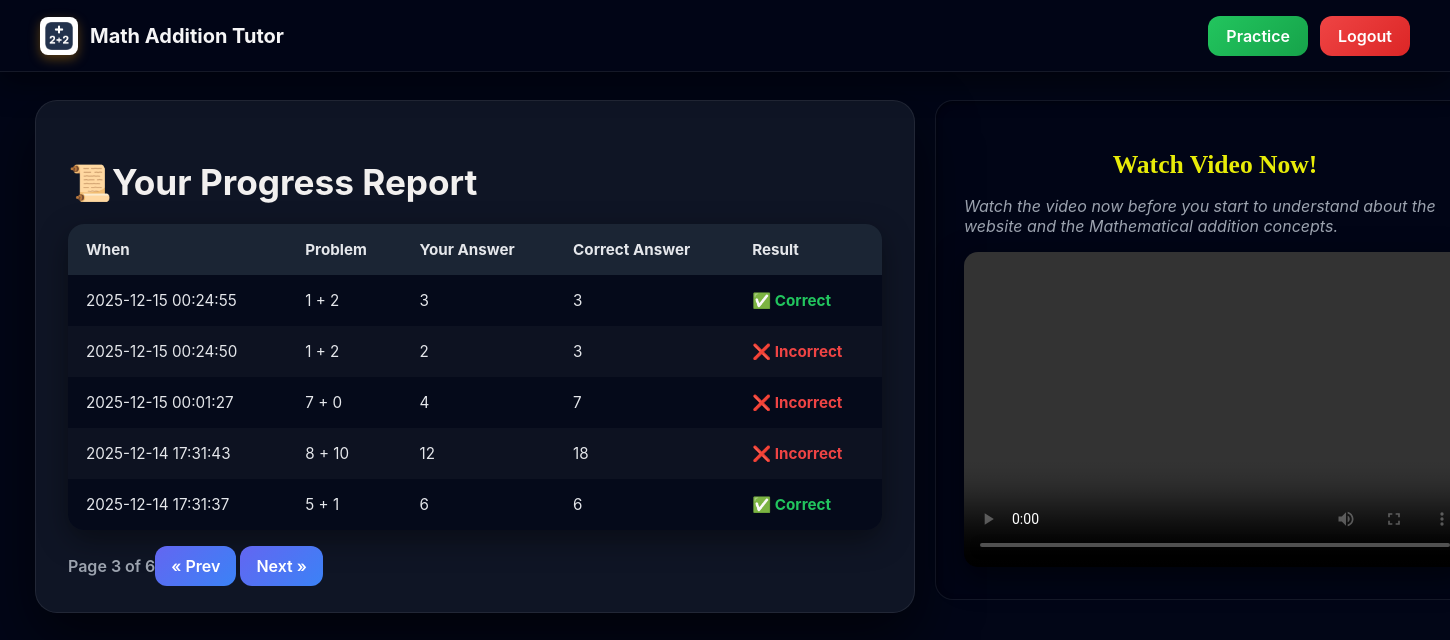
/?page=3 (signed in), run on the app's committed database.
### app.py (models this page shows)
class Attempt(db.Model):
    id = db.Column(db.Integer, primary_key=True)
    user_id = db.Column(db.Integer, db.ForeignKey('user.id'), nullable=False)
    a = db.Column(db.Integer, nullable=False)
    b = db.Column(db.Integer, nullable=False)
    student_answer = db.Column(db.Integer, nullable=False)
    correct_answer = db.Column(db.Integer, nullable=False)
    is_correct = db.Column(db.Boolean, nullable=False)
    timestamp = db.Column(db.DateTime, default=db.func.current_timestamp())

### app.py (the view)
@app.route('/')
@login_required
def dashboard():
    page = request.args.get('page', 1, type=int)
    per_page = 10
    pagination = (
        Attempt.query.filter_by(user_id=current_user.id)
        .order_by(Attempt.timestamp.desc())
        .paginate(page=page, per_page=5, error_out=False)
    )
    return render_template(
        'dashboard.html',
        attempts=pagination.items,
        pagination=pagination,
    )

### app.py (called while the page is built)
@login_manager.user_loader
def load_user(user_id):
    return User.query.get(int(user_id))

### templates/dashboard.html (shortened to what this page needs)
{% extends "base.html" %}
{% block content %}
<div class="navbar">
  <div class="nav-left">
  <img src="{{ url_for('static', filename='assets/logo.png') }}" class="nav-logo" alt="Logo">
  <a href="{{ url_for('dashboard') }}">
    <span class="nav-title">Math Addition Tutor</span>
  </a>
</div>
  <div class="nav-right">
    <a href="{{ url_for('index') }}" class="btn-pmore-icon">Practice</a>
    <a href="{{ url_for('logout') }}" class="btn-logout-icon">Logout</a>
  </div>
</div>
<div class="main-container">
<div class="dashboard-container">
  <h1>📜Your Progress Report</h1>
  {% if attempts %}
  <table class="attempt-table">
    <thead>
      <tr>
        <th>When</th>
        <th>Problem</th>
        <th>Your Answer</th>
        <th>Correct Answer</th>
        <th>Result</th>
      </tr>
    </thead>
    <tbody>
      {% for attempt in attempts %}
      <tr>
        <td>{{ attempt.timestamp.strftime('%Y-%m-%d %H:%M:%S') if attempt.timestamp else '' }}</td>
        <td>{{ attempt.a }} + {{ attempt.b }}</td>
        <td>{{ attempt.student_answer }}</td>
        <td>{{ attempt.correct_answer }}</td>
        <td class="{{ 'correct' if attempt.is_correct else 'incorrect' }}">
          {{ "✅ Correct" if attempt.is_correct else "❌ Incorrect" }}
        </td>
      </tr>
      {% endfor %}
    </tbody>
  </table>
  <div class="pagination">
    <div>Page {{ pagination.page }} of {{ pagination.pages or 1 }}</div>
    <div>
      {% if pagination.has_prev %}
        <a href="{{ url_for('dashboard', page=pagination.prev_num) }}">« Prev</a>
      {% endif %}
      {% if pagination.has_next %}
        <a href="{{ url_for('dashboard', page=pagination.next_num) }}">Next »</a>
      {% endif %}
    </div>
  </div>
  {% else %}
    <p>No attempts yet. Try a problem first!</p>
  {% endif %}
</div>
<div class="video-section">
    <h2 class="video-text-tag">Watch Video Now!</h2>
    <p class="video-text-demo">Watch the video now before you start to understand about the website and the Mathematical addition concepts. </p>
    <video width="100%" height="315" controls>
      <source src="{{ url_for('static', filename='assets/demo.mp4') }}" type="video/mp4" />
    </video>
  </div>
  </div>
{% endblock %}

### templates/base.html (style rules this page uses)
body { font-family: Arial; max-width: 600px; margin: 40px auto; padding: 0 20px; }

### templates/dashboard.html (style rules this page uses)
*, *::before, *::after { box-sizing: border-box; }
body { background: radial-gradient(circle at top, #020617, #020617); font-family: 'Inter', sans-serif; color: #e5e7eb; }
.main-container { margin-top: 100px; width: 100rem; display: flex; justify-content: center; align-items: flex-start; gap: 20px; margin-left: -30rem; }
.dashboard-container { width: 55rem; max-width: 55rem; padding: 36px 32px; background: rgba(17, 24, 39, 0.9); backdrop-filter: blur(14px); border-radius: 22px; box-shadow: 0 25px 60px rgba(0,0,0,0.6); border: 1px solid rgba(255,255,255,0.08); display: flex; justify-content: space-between; align-items: center; margin-bottom: 30px; flex-wrap: wrap; }
.video-section { width: 35rem; margin-top: 0; padding: 28px; background: rgba(2, 6, 23, 0.75); border-radius: 18px; border: 1px solid rgba(255,255,255,0.08); box-shadow: inset 0 2px 6px rgba(0,0,0,0.4); }
h1 { font-size: 2.2em; font-weight: 700; color: #f2f0ef; margin-bottom: 20px; }
.btn-pmore-icon { padding: 10px 18px; background: linear-gradient(135deg, #22c55e, #16a34a); color: white !important; border-radius: 12px; text-decoration: none; font-weight: 600; transition: 0.25s ease; }
.btn-logout-icon { padding: 10px 18px; background: linear-gradient(135deg, #ef4444, #dc2626); color: white !important; border-radius: 12px; text-decoration: none; font-weight: 600; transition: 0.25s ease; }
.attempt-table { width: 100%; border-collapse: collapse; border-radius: 16px; overflow: hidden; background: rgba(2, 6, 23, 0.7); box-shadow: 0 10px 30px rgba(0,0,0,0.4); }
.attempt-table thead { background: rgba(31, 41, 55, 0.9); }
.attempt-table th, .attempt-table td { padding: 16px 18px; text-align: left; font-size: 0.95em; }
.attempt-table th { color: #e5e7eb; font-weight: 700; }
.attempt-table tr:nth-child(even) { background: rgba(255,255,255,0.03); }
.correct { color: #22c55e; font-weight: 700; }
.incorrect { color: #ef4444; font-weight: 700; }
.pagination { margin-top: 26px; display: flex; justify-content: space-between; align-items: center; font-weight: 600; color: #9ca3af; }
.video-text-tag { align-items: center; display: flex; justify-content: space-around; }
.pagination a { padding: 10px 16px; background: linear-gradient(135deg, #6366f1, #3b82f6); color: white; border-radius: 12px; text-decoration: none; transition: 0.25s ease; }
.video-section h2 { font-size: 1.6em; font-family: Georgia; margin-bottom: 10px; color: #e8ec08; font-weight: bold; }
.video-section p { margin-bottom: 16px; color: #9ca3af; }
video { border-radius: 14px; box-shadow: 0 10px 30px rgba(0,0,0,0.5); }
.video-text-demo { color: #e5e7eb; font-style: italic; }
.navbar { position: fixed; top: 0; left: 0; width: 100%; height: 72px; background: rgba(2, 6, 23, 0.9); backdrop-filter: blur(12px); border-bottom: 1px solid rgba(255,255,255,0.08); display: flex; justify-content: space-between; align-items: center; padding: 0 40px; z-index: 1000; box-shadow: 0 10px 30px rgba(0,0,0,0.5); }
.nav-left { display: flex; align-items: center; gap: 12px; }
.nav-logo { width: 38px; height: 38px; border-radius: 8px; background: white; box-shadow: 0 4px 12px rgba(218, 139, 11, 0.4); }
.nav-title { font-size: 20px; font-weight: 700; color: #f5f5f6; text-decoration: none; }
.nav-right { display: flex; gap: 12px; }
.nav-left a { text-decoration: none; }

### data on the page
Attempt: timestamp "2025-12-15 00:24:55", a "1", b "2", student_answer "3", correct_answer "3", is_correct "✅ Correct"
Attempt: timestamp "2025-12-15 00:24:50", a "1", b "2", student_answer "2", correct_answer "3", is_correct "❌ Incorrect"
Attempt: timestamp "2025-12-15 00:01:27", a "7", b "0", student_answer "4", correct_answer "7", is_correct "❌ Incorrect"
Attempt: timestamp "2025-12-14 17:31:43", a "8", b "10", student_answer "12", correct_answer "18", is_correct "❌ Incorrect"
Attempt: timestamp "2025-12-14 17:31:37", a "5", b "1", student_answer "6", correct_answer "6", is_correct "✅ Correct"

### other printed values
{{ pagination.page }} "3"
{{ pagination.pages or 1 }} "6"
